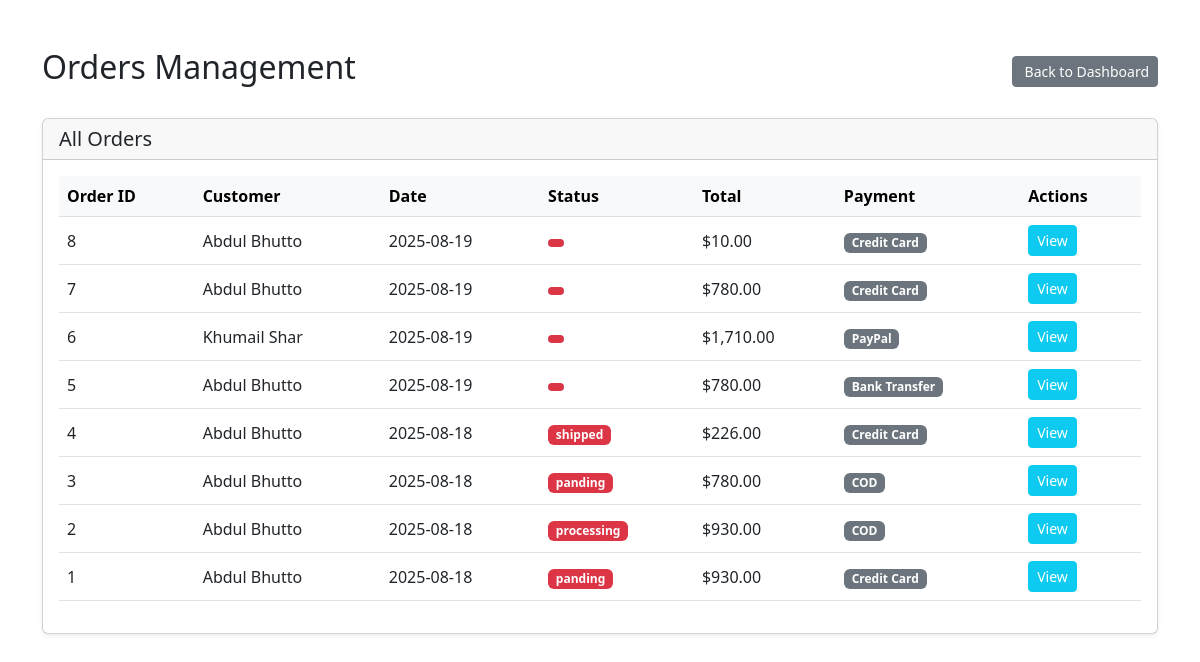
The app's page /admin/orders.php (signed in), older data.
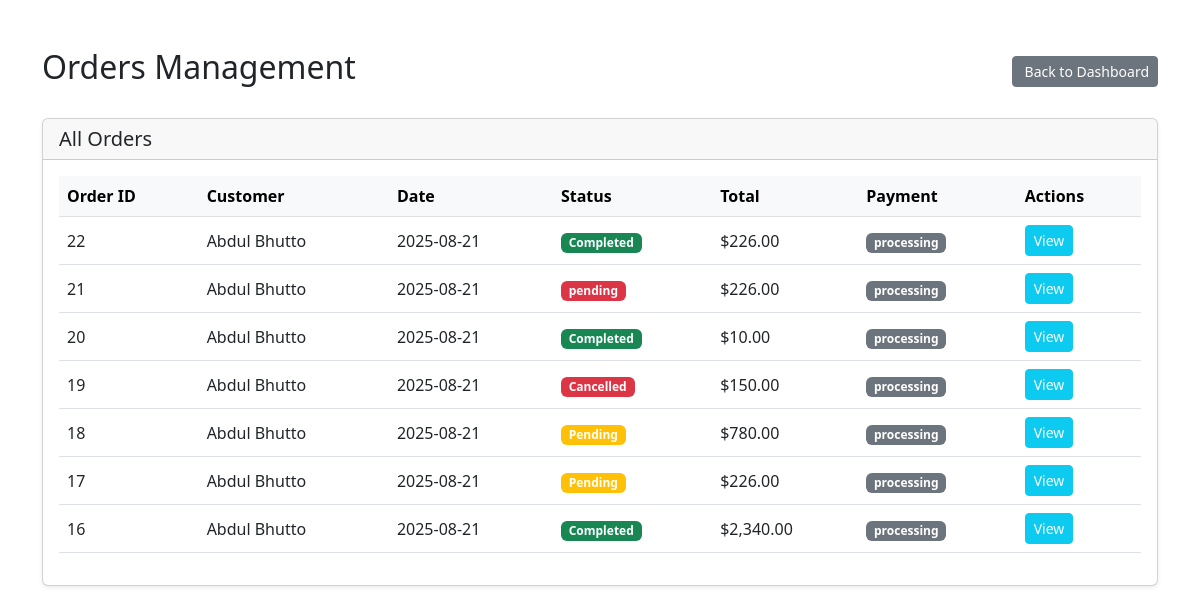
The same page, newer data.
### tables this page shows
CREATE TABLE `orders` (
  `order_id` int(11) NOT NULL,
  `user_id` int(11) DEFAULT NULL,
  `order_Status` varchar(250) DEFAULT 'pending',
  `total_ammount` decimal(10,0) DEFAULT NULL,
  `payment_status` enum('paid','processing','unpaid') NOT NULL DEFAULT 'processing',
  `shipping_Address` varchar(500) DEFAULT NULL,
  `placed_at` timestamp NOT NULL DEFAULT current_timestamp(),
  `updated_at` timestamp NOT NULL DEFAULT current_timestamp() ON UPDATE current_timestamp(),
  `payment_method` enum('stripe','cod') NOT NULL DEFAULT 'cod'
);

### require/database_settings.php (called while the page is built)
<?php
        $host_name      = "localhost";
        $user_name      = "root";
        $password       = "";
        $database_name  = "ecommerce";
?>

### require/database_connection.php (called while the page is built, shortened)
<?php
require("database_settings.php");
class database_connection {
    public function __construct($host_name, $user_name, $password, $database_name) {
        $this->host_name = $host_name;
        $this->user_name = $user_name;
        $this->password = $password;
        $this->database_name = $database_name;
        $this->connection = new mysqli($this->host_name, $this->user_name, $this->password, $this->database_name);
    }
}
$connection = new database_connection($host_name, $user_name, $password, $database_name);

### admin/orders.php (the view, shortened to what this page needs)
<?php
include("includes/admin_configs.php");
include("../require/database_connection.php");
?>
<div class="container my-5">
    <div class="d-flex justify-content-between align-items-center mb-4">
        <h2 data-aos="fade-right">Orders Management</h2>
        <a href="dashboard.php" class="btn btn-secondary btn-sm">
            <i class="bi bi-arrow-left me-1"></i> Back to Dashboard
        </a>
    </div>
    <div class="card shadow-sm" data-aos="fade-up">
        <div class="card-header">
            <h5 class="mb-0">All Orders</h5>
        </div>
        <?php
        $query = "SELECT
                        o.order_id,
                        CONCAT(u.first_name, ' ', u.last_name) AS customer_name,
                        o.placed_at,
                        o.order_status,
                        o.total_ammount,
                        o.payment_status
                    FROM orders o
                    INNER JOIN users u ON o.user_id = u.user_id
                    ORDER BY o.placed_at DESC;
                    ";
        $result = mysqli_query($connection->connection, $query);
        if (mysqli_num_rows($result) > 0) {
            ?>
            <div class="card-body">
                <table class="table table-hover align-middle">
                    <thead class="table-light">
                        <tr>
                            <th>Order ID</th>
                            <th>Customer</th>
                            <th>Date</th>
                            <th>Status</th>
                            <th>Total</th>
                            <th>Payment</th>
                            <th>Actions</th>
                        </tr>
                    </thead>
                    <?php
                    while ($row = mysqli_fetch_assoc($result)) {
                        ?>
                        <tbody>
                            <tr>
                                <td><?php echo $row['order_id']; ?></td>
                                <td><?php echo htmlspecialchars($row['customer_name']); ?></td>
                                <td><?php echo date("Y-m-d", strtotime($row['placed_at'])); ?></td>
                                <td>
                                    <span
                                        class="badge <?php echo $row['order_status'] == 'Completed' ? 'bg-success' : ($row['order_status'] == 'Pending' ? 'bg-warning' : 'bg-danger'); ?>">
                                        <?php echo htmlspecialchars($row['order_status']); ?>
                                    </span>
                                </td>
                                <td>$<?php echo number_format($row['total_ammount'], 2); ?></td>
                                <td>
                                    <span
                                        class="badge <?php echo $row['payment_status'] == 'Paid' ? 'bg-primary' : 'bg-secondary'; ?>">
                                        <?php echo htmlspecialchars($row['payment_status']); ?>
                                    </span>
                                </td>
                                <td>
                                    <a href="view_order.php?id=<?php echo $row['order_id']; ?>"
                                        class="btn btn-sm btn-info text-white">
                                        <i class="bi bi-eye"></i> View
                                    </a>
                                </td>
                            </tr>
                            <?php
                    }
                    ?>
                    </tbody>
                </table>
            </div>
        </div>
    </div>
    <?php
        } else {
            ?>
    <div class="alert alert-warning" role="alert">
        No orders found.
    </div>
    <?php
        }
        ?>

Row changes from the older to the newer data that the page shows:
removed orders: order_id "8", customer_name "Abdul Bhutto", placed_at "2025-08-19", total_ammount "10.00", payment_status "Credit Card"
removed orders: order_id "7", customer_name "Abdul Bhutto", placed_at "2025-08-19", total_ammount "780.00", payment_status "Credit Card"
removed orders: order_id "6", customer_name "Khumail Shar", placed_at "2025-08-19", total_ammount "1,710.00", payment_status "PayPal"
removed orders: order_id "5", customer_name "Abdul Bhutto", placed_at "2025-08-19", total_ammount "780.00", payment_status "Bank Transfer"
removed orders: order_id "4", customer_name "Abdul Bhutto", placed_at "2025-08-18", order_Status "shipped", total_ammount "226.00", payment_status "Credit Card"
removed orders: order_id "3", customer_name "Abdul Bhutto", placed_at "2025-08-18", order_Status "panding", total_ammount "780.00", payment_status "COD"
removed orders: order_id "2", customer_name "Abdul Bhutto", placed_at "2025-08-18", order_Status "processing", total_ammount "930.00", payment_status "COD"
removed orders: order_id "1", customer_name "Abdul Bhutto", placed_at "2025-08-18", order_Status "panding", total_ammount "930.00", payment_status "Credit Card"
added orders: order_id "22", customer_name "Abdul Bhutto", placed_at "2025-08-21", order_Status "Completed", total_ammount "226.00", payment_status "processing"
added orders: order_id "21", customer_name "Abdul Bhutto", placed_at "2025-08-21", order_Status "pending", total_ammount "226.00", payment_status "processing"
added orders: order_id "20", customer_name "Abdul Bhutto", placed_at "2025-08-21", order_Status "Completed", total_ammount "10.00", payment_status "processing"
added orders: order_id "19", customer_name "Abdul Bhutto", placed_at "2025-08-21", order_Status "Cancelled", total_ammount "150.00", payment_status "processing"
added orders: order_id "18", customer_name "Abdul Bhutto", placed_at "2025-08-21", order_Status "Pending", total_ammount "780.00", payment_status "processing"
added orders: order_id "17", customer_name "Abdul Bhutto", placed_at "2025-08-21", order_Status "Pending", total_ammount "226.00", payment_status "processing"
added orders: order_id "16", customer_name "Abdul Bhutto", placed_at "2025-08-21", order_Status "Completed", total_ammount "2,340.00", payment_status "processing"
